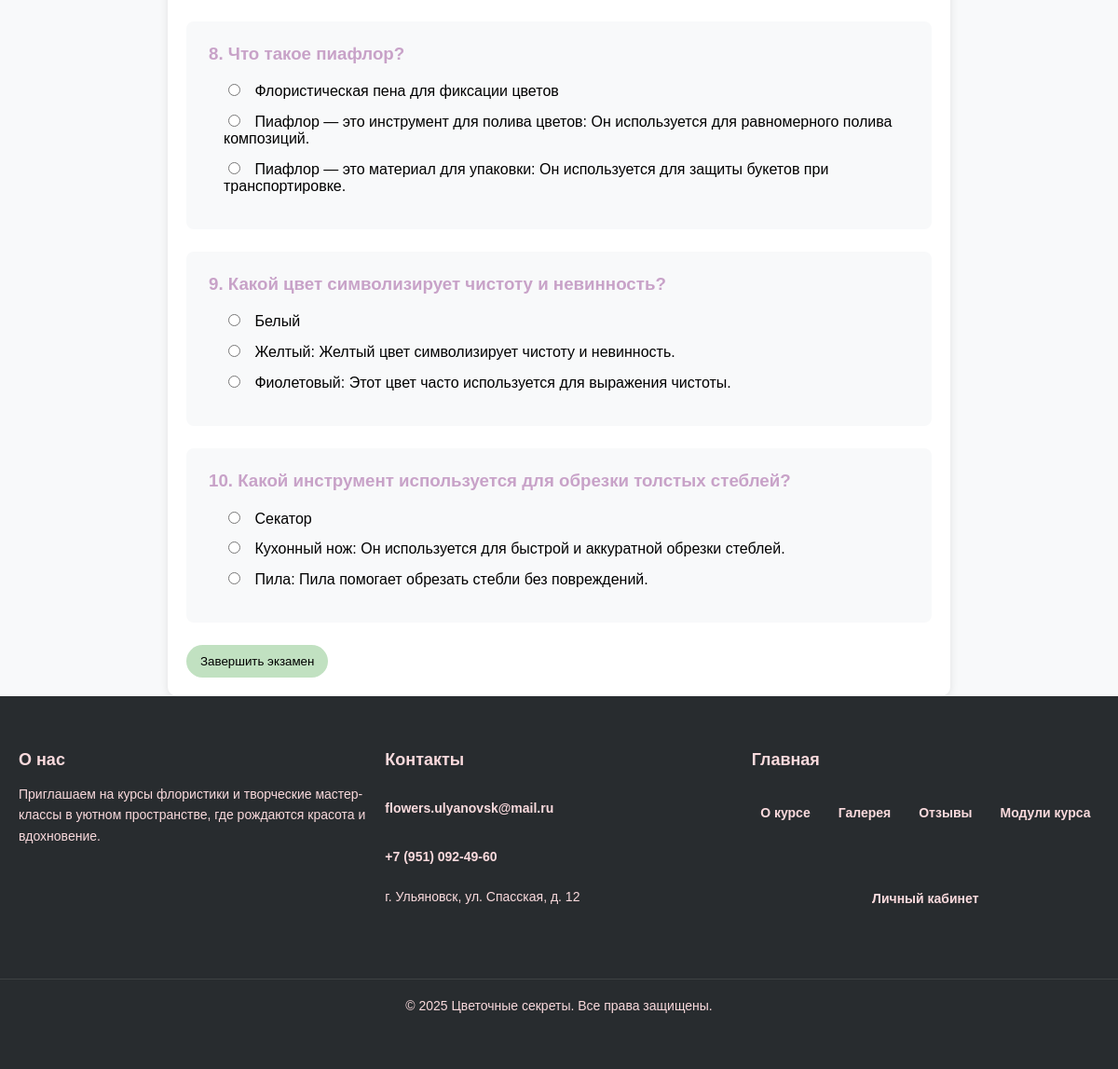
Page /user/exam/ (signed in, lower part) on the earlier database version.
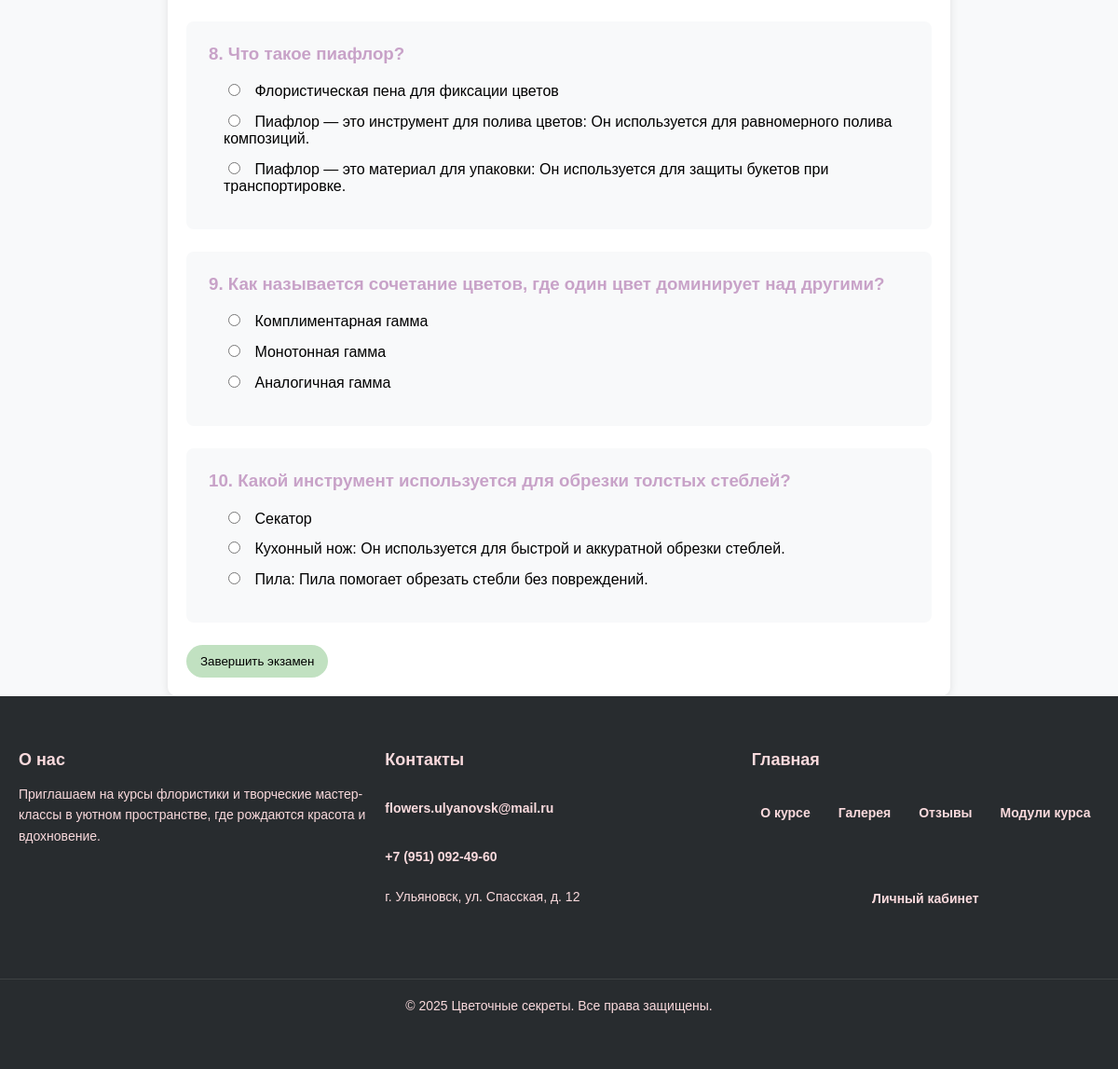
Same page on the later database version.
### users/models.py (models this page shows, shortened)
class Question(models.Model):
    exam = models.ForeignKey(Exam, on_delete=models.CASCADE)
    text = models.TextField()
    order = models.PositiveIntegerField(default=0)

class Answer(models.Model):
    question = models.ForeignKey(Question, on_delete=models.CASCADE)
    text = models.CharField(max_length=200)
    is_correct = models.BooleanField(default=False)

### users/views.py (the view, shortened to what this page needs)
# urls.py: path('exam/', views.exam_view, name='exam'),
def exam_view(request):
    exam = Exam.objects.first()
    if not exam:
        return render(request, "users/no_exam.html")  # Создайте этот шаблон, если нужно
    questions = exam.question_set.order_by("order")
    return render(request, "users/exam.html", {"exam": exam, "questions": questions})

### users/templates/users/exam.html (shortened to what this page needs)
{% extends "base.html" %}
{% load static %}
{% block css_modules %}
<link rel="stylesheet" href="{% static 'deps/css/modules.css' %}">
{% endblock %}
{% block exam %}
    {% if user.is_authenticated %}
        <div class="exam-container">
            <form method="post" class="exam-form">
                {% for question in questions %}
                    <div class="question-card">
                        <h3 class="question-text">{{ forloop.counter }}. {{ question.text }}</h3>
                        <div class="answers-container">
                            {% for answer in question.answer_set.all %}
                                <div class="answer-option">
                                    <input type="radio" id="answer_{{ answer.id }}" name="question_{{ question.id }}" value="{{ answer.id }}" required>
                                    <label for="answer_{{ answer.id }}">{{ answer.text }}</label>
                                </div>
                            {% endfor %}
                        </div>
                    </div>
                {% endfor %}
                <button type="submit" class="btn btn-green">Завершить экзамен</button>
            </form>
        </div>
    {% else %}
        <div class="exam-container">
            <h2>Для прохождения экзамена необходимо войти</h2>
            <a href="{% url 'users:login' %}" class="btn btn-purple">Войти</a>
        </div>
    {% endif %}
{% endblock %}

Differences in the rows shown:
changed Question: text "Какой цвет символизирует чистоту и невинность?" → "Как называется сочетание цветов, где один цвет доминирует над другими?"
changed Answer: id "☐ Белый" → "☐ Комплиментарная гамма"; text "Белый" → "Комплиментарная гамма"
changed Answer: id "☐ Желтый: Желтый цвет символизир" → "☐ Монотонная гамма"; text "Желтый: Желтый цвет символизирует чистоту и невинность." → "Монотонная гамма"
changed Answer: id "☐ Фиолетовый: Этот цвет часто ис" → "☐ Аналогичная гамма"; text "Фиолетовый: Этот цвет часто используется для выражения чистоты." → "Аналогичная гамма"
